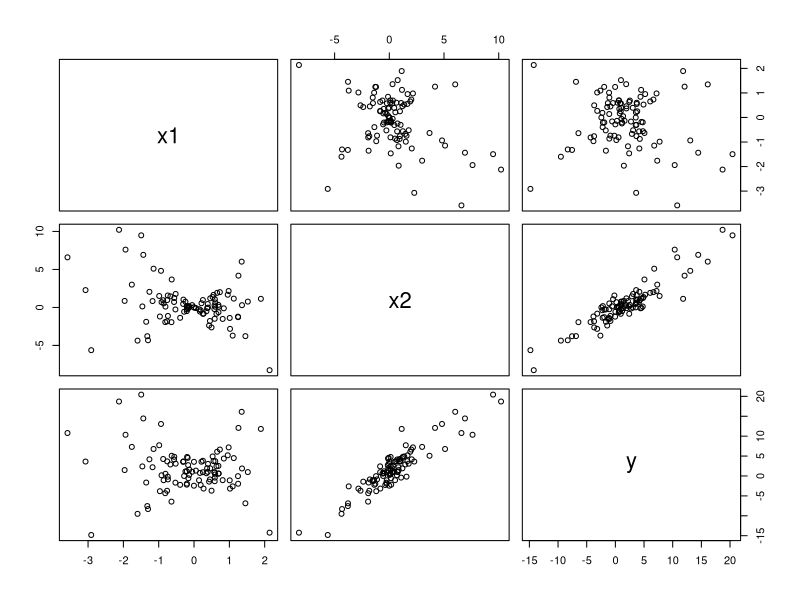

R code for this plot:
## ---- chunk 1
library(glmnet)

# Not fake news, but fake data:
x1 <- rnorm(100)
x2 <- rnorm(100, mean = -1, sd = 3)*x1
y <- 1 + x1 + 2*x2 + rnorm(100, sd = 2)
data <- data.frame(x1 = x1, x2 = x2, y = y)
pairs(data)

# simple linear regression without regularization:
simple_lm <- lm(y ~ x1 + x2)
coefficients(simple_lm)

# regression using elastic-net regularization:
cv <- cv.glmnet(x = cbind(x1, x2), y = y)

# This is the optimal value for lambda according to cross-validation:
cv$lambda.min

# fitting a penalized regression model using the optimal value for lambda:
penalized_lm_opt <- glmnet(x = cbind(x1, x2), y, lambda = cv$lambda.min)
coefficients(penalized_lm_opt)
